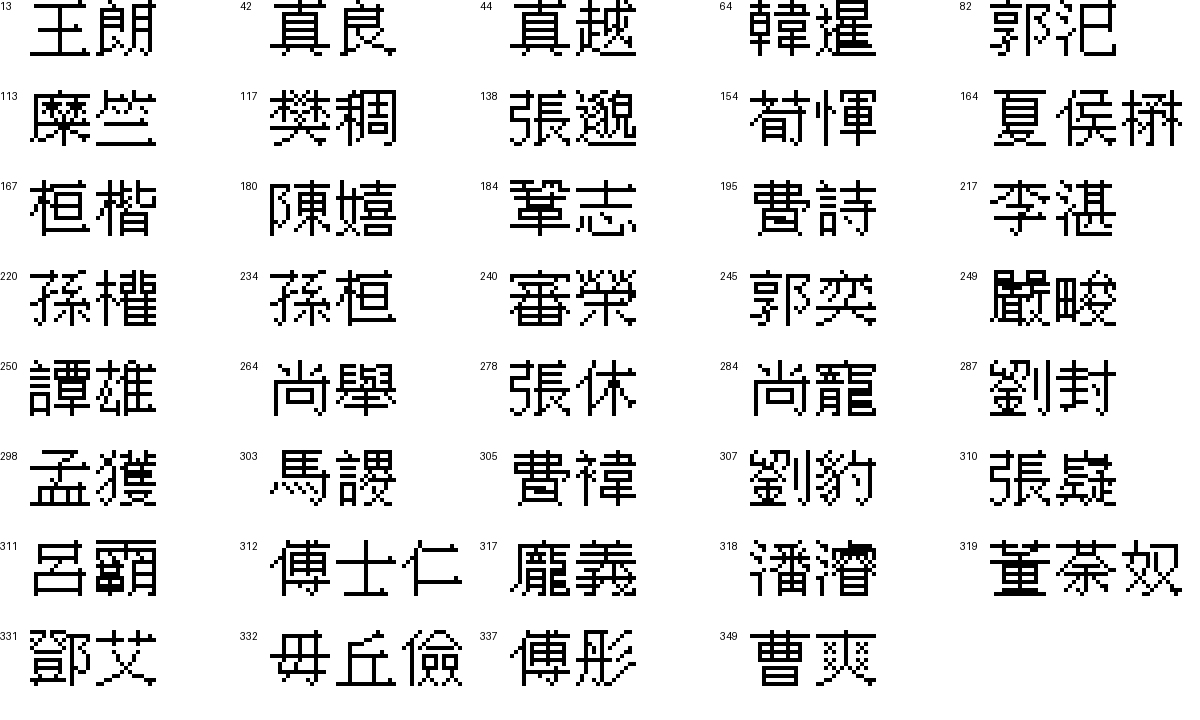

This chart was generated by the following Python code:
exec(open('.rea_tmp/name_extract.py',encoding='utf8').read().split('for mode')[0])
ids=[13,42,44,64,82,113,117,138,154,164,167,180,184,195,217,220,234,240,245,249,250,264,278,284,287,298,303,305,307,310,311,312,317,318,319,331,332,337,349]
im=Image.new('RGB',(5*240,8*90),'white');d=ImageDraw.Draw(im)
for n,i in enumerate(ids):
 x=n%5*240;y=n//5*90;d.text((x,y),str(i),fill='black')
 raw=b[0x4c8d4+i*16:0x4c8d4+i*16+6]
 for ch in range(3):
  c=int.from_bytes(raw[ch*2:ch*2+2],'big')
  if c==0:break
  data=glyph(c)
  for t in range(4):
   for row in range(8):
    for col in range(8):
     if data[t*8+row]&(128>>col):d.rectangle((x+30+ch*66+(t%2*8+col)*4,y+(t//2*8+row)*4,x+33+ch*66+(t%2*8+col)*4,y+3+(t//2*8+row)*4),fill='black')
im.save('.rea_tmp/name_uncertain.png')
